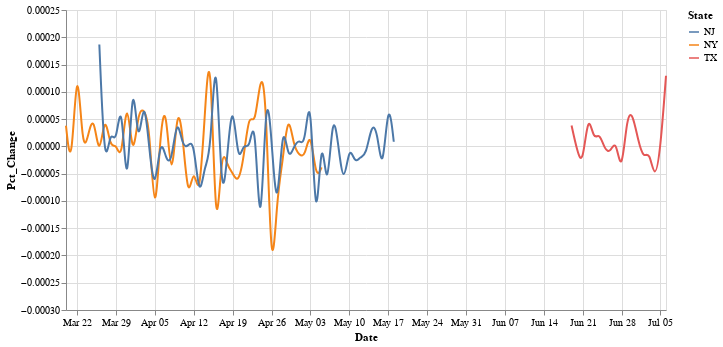

Notebook code for this chart:
### Code cell
plot_column2("Pct_Change")
